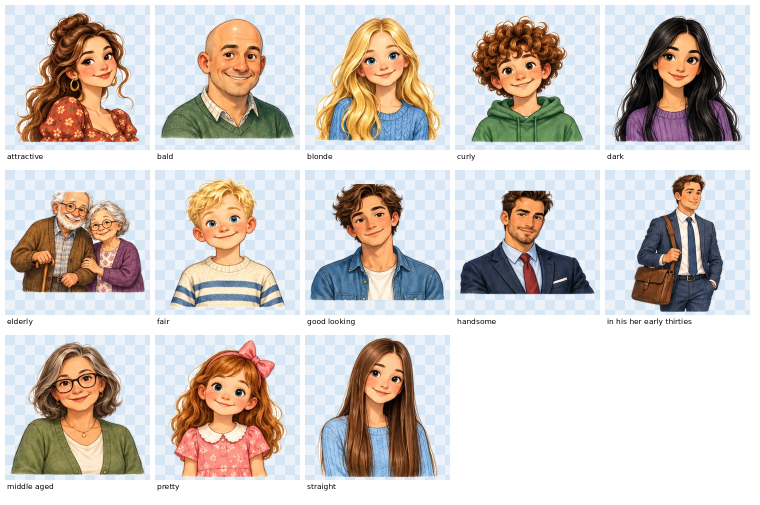
#> input picture tools/vocab-images/p4/preview/1.png, 1520 x 1010 px, given in place of 1.webp, which was not available (shown at 1/2 size)
$ python recut_zahod2.py
#> lines starting #> are read from the running program, lines starting #| are printed output that depends on the picture; after the words box and inside, x2 and y2 are one past the last pixel; in counts of white or black regions, pixels touching at a corner belong together; pictures that were not available may be replaced by others from this repository, and a replacement may not be noted
### tools/vocab-images/lib.py
import os, re
import numpy as np
from PIL import Image
from scipy.ndimage import label, binary_dilation, binary_erosion, binary_fill_holes

def fname(w):
    return re.sub(r"[^A-Za-z0-9]+", "_", w).strip("_") + '.png'

def min_rgb_of(im):
    arr = np.array(im.convert('RGB')).astype(np.int32)
    return np.minimum(np.minimum(arr[...,0], arr[...,1]), arr[...,2]).astype(np.uint8)

# порог фона: 240 — как было; строже (250 + бесцветность) — для листов, где
# белое внутри рисунка (облака, экраны, бумага) уходило вместе с фоном
BG_MIN, BG_GREY = 240, 255
# KEEP_SOFT: маска рисунка — всё непрозрачное, что связано с тёмными частями,
# а не только пиксели темнее 235 (+grow). Иначе белая середина облака пропадает.
KEEP_SOFT = False

def widen_keep(alpha, m):
    if not KEEP_SOFT:
        return m
    lab, n = label(alpha > 0)
    ids = np.unique(lab[m & (alpha > 0)]); ids = ids[ids > 0]
    return m | np.isin(lab, ids)

def make_soft_transparent(im):
    arr = np.array(im.convert('RGBA'))
    r,g,b = arr[...,0].astype(np.int32), arr[...,1].astype(np.int32), arr[...,2].astype(np.int32)
    min_rgb = np.minimum(np.minimum(r,g),b).astype(np.uint8)
    bg = (min_rgb >= BG_MIN) & ((np.maximum(np.maximum(r,g),b) - min_rgb) <= BG_GREY)
    labeled,_ = label(bg)
    edge=set(); h,w = labeled.shape
    for y in [0,h-1]: edge.update(np.unique(labeled[y,:]).tolist())
    for x in [0,w-1]: edge.update(np.unique(labeled[:,x]).tolist())
    edge.discard(0)
    true_bg = np.isin(labeled, list(edge))
    obj = ~true_bg
    dil = binary_dilation(obj, iterations=2)
    alpha = np.zeros_like(min_rgb, dtype=np.float32)
    alpha[obj]=255
    tr = dil & ~obj
    alpha[tr] = np.clip((255-min_rgb[tr].astype(np.float32))*8,0,255)
    out = arr.copy(); out[...,3]=alpha.astype(np.uint8)
    return Image.fromarray(out,'RGBA')

def to_square(obj, size=300, pad=6):
    canvas = Image.new('RGBA',(size,size),(0,0,0,0))
    inner = size-pad*2
    ow,oh = obj.size
    if max(ow,oh)>inner:
        s = inner/max(ow,oh)
        obj = obj.resize((max(1,int(ow*s)),max(1,int(oh*s))), Image.LANCZOS)
    w,h = obj.size
    canvas.paste(obj, ((size-w)//2,(size-h)//2), obj)
    return canvas

def clusters_of(sheet, y0, y1, min_area=600, thr=235, gap=40):
    im = Image.open(sheet).convert('RGB'); mr = min_rgb_of(im)
    reg = mr[y0:y1,:] < thr
    lab,n = label(reg)
    comps=[]
    for i in range(1,n+1):
        ys,xs = np.where(lab==i)
        if len(ys)<min_area: continue
        comps.append((xs.min(), xs.max()+1, ys.min(), ys.max()+1, i))
    comps.sort()
    cl=[]
    for c in comps:
        if cl and c[0] <= cl[-1]['x1']+gap:
            k=cl[-1]; k['x0']=min(k['x0'],c[0]); k['x1']=max(k['x1'],c[1])
            k['y0']=min(k['y0'],c[2]); k['y1']=max(k['y1'],c[3]); k['ids'].append(c[4])
        else:
            cl.append(dict(x0=c[0],x1=c[1],y0=c[2],y1=c[3],ids=[c[4]]))
    return im, mr, reg, lab, cl

def row(sheet, y0, y1, words, outdir, min_area=600, pad=6, grow=3, thr=235, gap=40):
    im,mr,reg,lab,cl = clusters_of(sheet,y0,y1,min_area,thr,gap)
#> in clusters_of, im is the input picture: PIL image 1520x1010 RGB; mean R, G, B 208.7, 201.4, 196.8
#> in clusters_of, `reg = mr[y0:y1,:] < thr`:
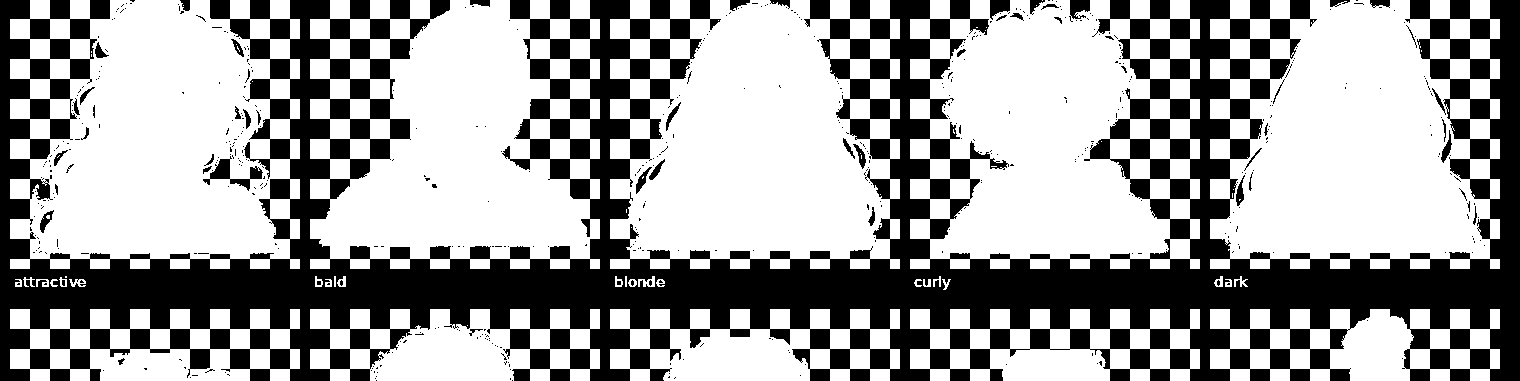
#> reg: shape (381, 1520) bool; 62.4% white; 542 black regions (493 under 20 px), largest, box (x1, y1, x2, y2) and area: (0, 0, 1520, 381) 212284, (203, 156, 263, 191) 605, (1069, 0, 1090, 22) 291
#> in clusters_of, `lab,n = label(reg)`: lab: shape (381, 1520) int32; 438 distinct labels, from 0 to 437
#> in clusters_of, `lab,n = label(reg)`: n = 437
#> the loop in clusters_of, `for i in range(1,n+1):` made 437 passes
#> (ys, xs) on passes 19, 27, 28: ([0], [1042]), ([1, 1, 1], [1344, 1345, 1346]), ([2], [773])
#> after the loop in clusters_of, `for i in range(1,n+1):`: comps = 302 items, first 6: (30, 50, 0, 19, 1), (70, 90, 0, 19, 2), (10, 290, 0, 259, 3), (230, 250, 0, 19, 4), (270, 290, 0, 19, 5), (330, 350, 0, 19, 6)
#> the loop in clusters_of, `for c in comps:` made 302 passes
#> c on passes 2 to 3: (10, 30, 59, 79, 96), (10, 30, 99, 119, 130)
#> c on passes 1, 4, 5, 6, 7, 8: (10, 30, 19, 39, 36), (10, 30, 139, 159, 173), (10, 30, 179, 199, 215), (10, 30, 259, 269, 258), (10, 30, 309, 329, 321), (10, 30, 349, 369, 392)
#> after the loop in clusters_of, `for c in comps:`: cl = 1 item
#|   MISMATCH out/2.1 y31-412: 1 vs 5
#> in clusters_of (call 2), `reg = mr[y0:y1,:] < thr`: reg: shape (392, 1520) bool; 49.2% white; 70 white regions (27 under 20 px), largest, box (x1, y1, x2, y2) and area: (310, 164, 600, 392) 51351, (10, 164, 300, 392) 50441, (610, 164, 900, 392) 49674
#> in clusters_of (call 2), `lab,n = label(reg)`: lab: shape (392, 1520) int32; 286 distinct labels, from 0 to 285
#> the loop in clusters_of (call 2), `for i in range(1,n+1):` made 285 passes
#> (ys, xs) on passes 20, 23, 24: ([0], [1442]), ([1], [279]), ([3], [420])
#> the loop in clusters_of (call 2), `for c in comps:` made 188 passes
#> c on passes 2 to 3: (10, 30, 74, 94, 60), (10, 30, 114, 124, 86)
#> c on passes 1, 4, 5, 6, 7, 8: (10, 30, 34, 54, 34), (10, 30, 164, 184, 168), (10, 30, 204, 224, 201), (10, 30, 244, 264, 226), (10, 30, 284, 304, 247), (10, 30, 324, 344, 266)
#|   MISMATCH out/2.1 y506-898: 1 vs 4
#> call 3 of clusters_of, with sheet = './2.webp', y0 = 51, y1 = 424, min_area = 150, thr = 235, gap = 12
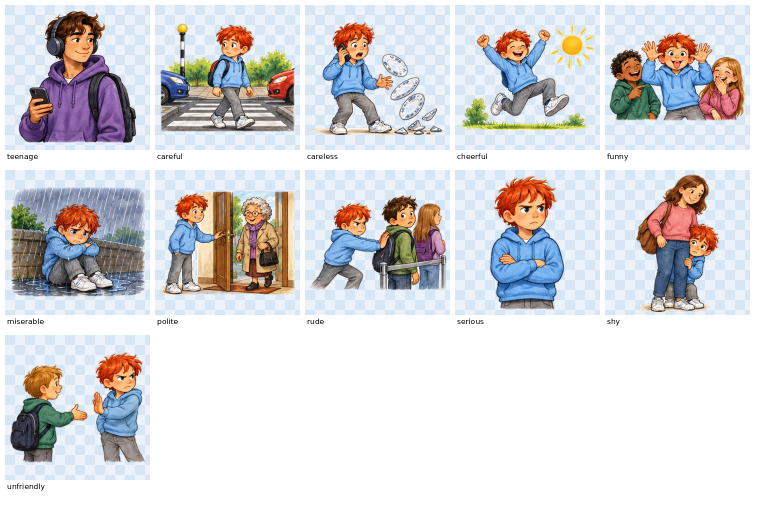
#> input picture tools/vocab-images/p4/preview/2.png, 1520 x 1010 px, given in place of 2.webp, which was not available (shown at 1/2 size)
#> in clusters_of, im is the input picture: PIL image 1520x1010 RGB; mean R, G, B 215, 214.2, 216.8
#> in clusters_of (call 3), `reg = mr[y0:y1,:] < thr`: reg: shape (373, 1520) bool; 61% white; 520 black regions (441 under 20 px), largest, box (x1, y1, x2, y2) and area: (0, 0, 1520, 373) 207920, (370, 0, 440, 70) 2083, (734, 125, 830, 206) 1832
#> in clusters_of (call 3), `lab,n = label(reg)`: lab: shape (373, 1520) int32; 457 distinct labels, from 0 to 456
#> in clusters_of (call 3), `lab,n = label(reg)`: n = 456
#> the loop in clusters_of (call 3), `for i in range(1,n+1):` made 456 passes
#> (ys, xs) on passes 30, 46, 47: ([16], [206]), ([21], [1075]), ([33, 34, 35, 36], [91, 91, 91, 91])
#> after the loop in clusters_of (call 3), `for i in range(1,n+1):`: comps = 269 items, first 6: (10, 30, 0, 19, 1), (50, 70, 0, 19, 2), (30, 290, 0, 239, 3), (250, 270, 0, 19, 4), (290, 300, 0, 19, 5), (310, 330, 0, 19, 6)
#> the loop in clusters_of (call 3), `for c in comps:` made 269 passes
#> c on passes 2 to 4: (10, 30, 39, 59, 49), (10, 30, 79, 99, 97), (10, 30, 119, 139, 132)
#> c on passes 1, 5, 6, 7, 8, 9: (10, 30, 0, 19, 1), (10, 30, 159, 179, 182), (10, 30, 199, 219, 225), (10, 30, 239, 249, 271), (10, 30, 289, 309, 340), (10, 300, 309, 373, 381)
#|   MISMATCH out/1.1 y51-424: 1 vs 5
#> call 4 of clusters_of, with sheet = './2.webp', y0 = 512, y1 = 868, min_area = 150, thr = 235, gap = 3
#> in clusters_of (call 4), `reg = mr[y0:y1,:] < thr`: reg: shape (356, 1520) bool; 30.7% white; 43 white regions (13 under 20 px), largest, box (x1, y1, x2, y2) and area: (10, 158, 300, 356) 41181, (10, 0, 300, 118) 27282, (310, 0, 600, 118) 26381
#> in clusters_of (call 4), `lab,n = label(reg)`:
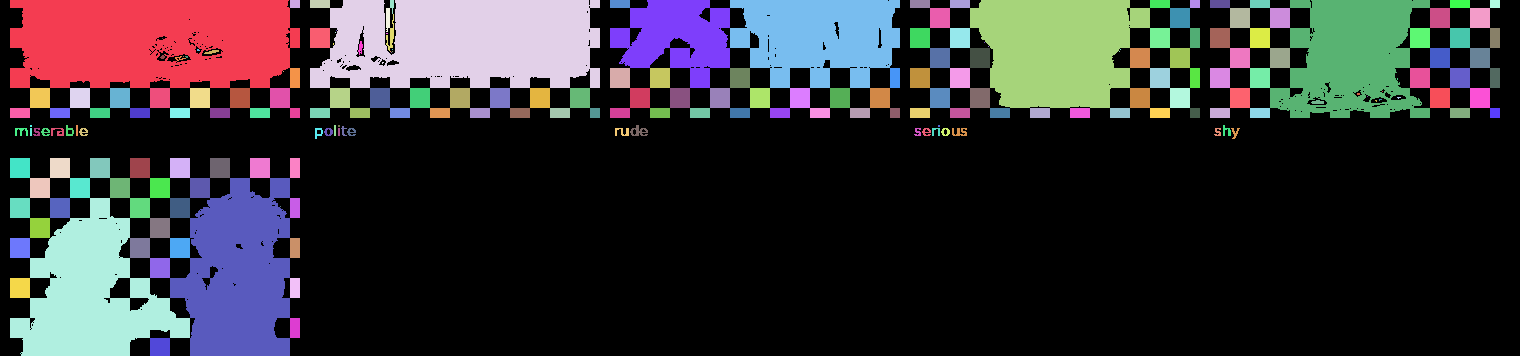
#> lab: shape (356, 1520) int32; 213 distinct labels, from 0 to 212; one colour per label, 0 black
#> in clusters_of (call 4), `lab,n = label(reg)`: n = 212
#> the loop in clusters_of (call 4), `for i in range(1,n+1):` made 212 passes
#> (ys, xs) on passes 37 to 39: ([30], [336]), ([32], [335]), ([33, 33], [386, 387])
#> after the loop in clusters_of (call 4), `for i in range(1,n+1):`: comps = 142 items, first 6: (10, 300, 0, 88, 1), (310, 330, 0, 8, 3), (310, 600, 0, 88, 4), (610, 630, 0, 8, 6), (610, 730, 0, 88, 7), (730, 900, 0, 88, 8)
#> the loop in clusters_of (call 4), `for c in comps:` made 142 passes
#> c on passes 2, 49, 50: (10, 30, 158, 178, 180), (310, 330, 28, 48, 27), (310, 330, 108, 118, 125)
#> c on passes 1, 3, 4, 5, 6, 7: (10, 30, 108, 118, 117), (10, 30, 198, 218, 194), (10, 30, 238, 258, 203), (10, 30, 278, 298, 208), (10, 190, 198, 356, 196), (10, 300, 0, 88, 1)
#> after the loop in clusters_of (call 4), `for c in comps:`: cl = 5 items
#> the loop in row (call 4), `for k,w in zip(cl,words):` made 5 passes
#> (ax0, ax1, ay1, oh in to_square, s in to_square) on passes 1 to 5: (4, 306, 356, 356, 0.809), (304, 606, 124, 124, 0.954), (604, 906, 124, 124, 0.954), (904, 1206, 124, 124, 0.954), (1204, 1506, 124, 124, 0.954)
#> pass 1, in make_soft_transparent, `r,g,b = arr[...,0].astype(np.int32), arr[...,1].astype(np.int32), arr[..`:
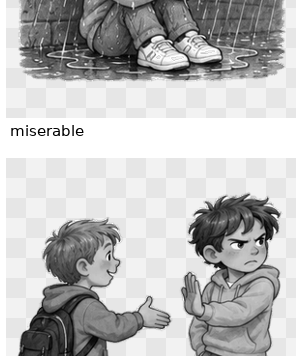
#> g: shape (356, 302) int32; min 0, max 255, mean 188.7
#> after the loop in row (call 4), `for k,w in zip(cl,words):`: keep: shape (356, 1520) bool; 5.4% white; 1 white region, box (x1, y1, x2, y2) and area: (1207, 0, 1503, 121) 29260
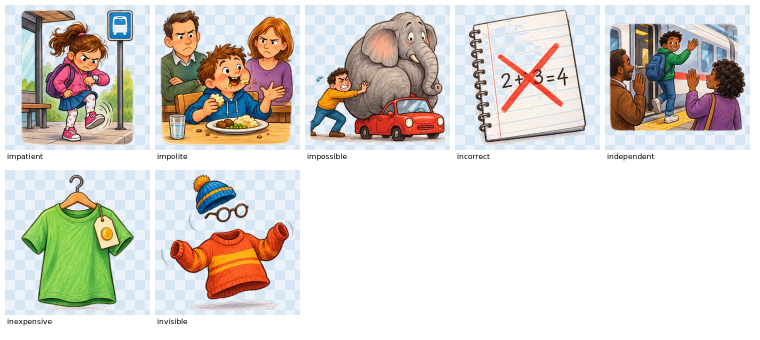
#> input picture tools/vocab-images/p4/preview/3.png, 1520 x 680 px, given in place of 3.webp, which was not available (shown at 1/2 size)
#> in clusters_of, im is the input picture: PIL image 1520x680 RGB; mean R, G, B 217.5, 212.7, 207.1
#> in clusters_of (call 5), `reg = mr[y0:y1,:] < thr`: reg: shape (359, 1520) bool; 59% white; 616 black regions (519 under 20 px), largest, box (x1, y1, x2, y2) and area: (0, 0, 1520, 359) 205506, (397, 0, 510, 55) 2282, (190, 0, 234, 118) 1263
#> in clusters_of (call 5), `lab,n = label(reg)`:
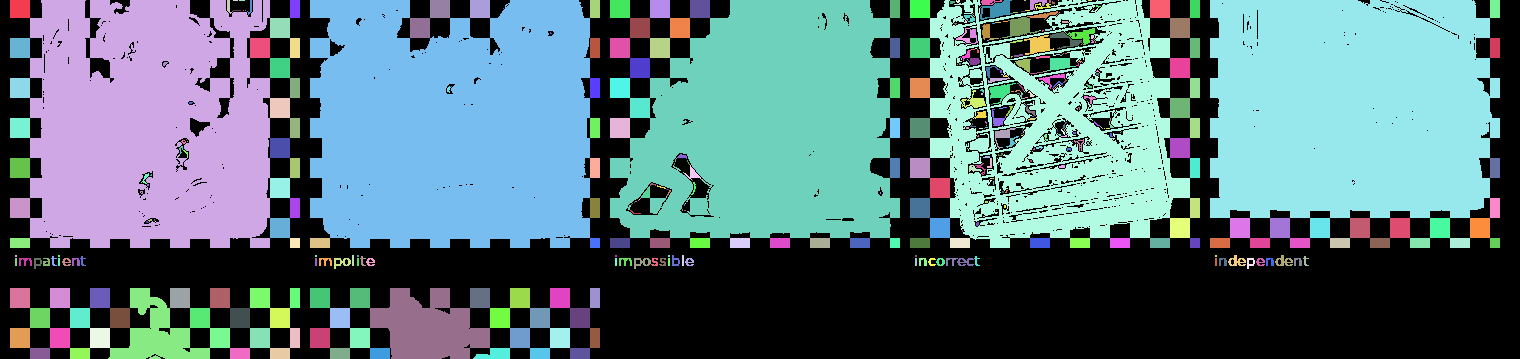
#> lab: shape (359, 1520) int32; 494 distinct labels, from 0 to 493; one colour per label, 0 black
#> in clusters_of (call 5), `lab,n = label(reg)`: n = 493
#> the loop in clusters_of (call 5), `for i in range(1,n+1):` made 493 passes
#> (ys, xs) on passes 4, 5, 19: ([0, 0, 0, 0, 0], [233, 234, 235, 236, 237]), ([0, 0, 0, 0, 0, 0], [239, 240, 241, 242, 243, 244]), ([0, 0, 0, 1, 1, 1, 1, 2, 2], [956, 958, 959, 956, 957, 958, 959, 957, 958])
#> after the loop in clusters_of (call 5), `for i in range(1,n+1):`: comps = 155 items, first 6: (10, 30, 0, 18, 1), (30, 270, 0, 248, 2), (290, 300, 0, 18, 7), (310, 590, 0, 248, 8), (430, 450, 0, 18, 9), (470, 490, 0, 18, 10)
#> the loop in clusters_of (call 5), `for c in comps:` made 155 passes
#> c on passes 2 to 4: (10, 30, 38, 58, 84), (10, 30, 78, 98, 150), (10, 30, 118, 138, 212)
#> c on passes 1, 5, 6, 7, 8, 9: (10, 30, 0, 18, 1), (10, 30, 158, 178, 286), (10, 30, 198, 218, 334), (10, 30, 238, 248, 373), (10, 30, 288, 308, 449), (10, 30, 328, 348, 474)
#|   MISMATCH out/3.1 y52-411: 1 vs 5
    if len(cl)!=len(words):
        print(f'  MISMATCH {outdir} y{y0}-{y1}: {len(cl)} vs {len(words)}')
        return False
    os.makedirs(outdir,exist_ok=True)
    for k,w in zip(cl,words):
        keep=np.zeros_like(reg,dtype=bool)
        for i in k['ids']: keep |= (lab==i)
        keep=binary_dilation(keep,iterations=grow)
        ax0=max(0,k['x0']-pad); ay0=max(0,k['y0']-pad)
        ax1=min(reg.shape[1],k['x1']+pad); ay1=min(reg.shape[0],k['y1']+pad)
        crop=im.crop((ax0,y0+ay0,ax1,y0+ay1))
        rgba=np.array(make_soft_transparent(crop))
        m=widen_keep(rgba[...,3], keep[ay0:ay1,ax0:ax1])
        rgba[...,3]=(rgba[...,3]*m).astype(np.uint8)
        to_square(Image.fromarray(rgba,'RGBA')).save(os.path.join(outdir,fname(w)))
    return True

def row_x(sheet, y0, y1, words, outdir, cuts, min_area=150, pad=6, grow=3, thr=235, fill=(), fill_thr=250, fill_close=5):
    """Как row(), но клетки заданы границами по x (cuts — len(words)-1 значений).
    Для рядов, где соседние рисунки касаются и кластеры по зазору слипаются.
    Граница — число или ступенька (y_листа, x_выше, x_ниже), если рисунки заходят
    друг за друга по горизонтали на разной высоте.
    fill — слова, у которых светлая середина (доска, лист) обведена контуром:
    ей не даём стать прозрачной, заливаем дырки маски."""
#> called with sheet = './3.webp', y0 = 539, y1 = 846, outdir = 'out/3.1', min_area = 150, pad = 6, grow = 3, thr = 235
    im = Image.open(sheet).convert('RGB'); mr = min_rgb_of(im)
    reg = mr[y0:y1, :] < thr
#> reg: shape (141, 1520) bool; 17.5% white; 25 white regions (10 under 20 px), largest, box (x1, y1, x2, y2) and area: (10, 0, 300, 91) 19102, (310, 0, 600, 91) 17788, (47, 101, 64, 112) 94
    H, W = reg.shape
    def bound(c):
        a = np.full(H, c if isinstance(c, (int, np.integer)) else 0)
        if not isinstance(c, (int, np.integer)):
            ys, xt, xb_ = c; k = max(0, min(H, ys - y0)); a[:k] = xt; a[k:] = xb_
        return a
    bs = [np.zeros(H, int)] + [bound(c) for c in cuts] + [np.full(H, W)]
    cols = np.arange(W)[None, :]
    os.makedirs(outdir, exist_ok=True)
    for w, la, lb in zip(words, bs, bs[1:]):
        inside = (cols >= la[:, None]) & (cols < lb[:, None])
        xa, xb = int(la.min()), int(lb.max())
        part = reg & inside
        lab, n = label(part)
        keep = np.zeros_like(reg)
        for i in range(1, n + 1):
            if (lab == i).sum() >= min_area: keep |= (lab == i)
        ys, xx = np.where(keep)
        ax0 = max(xa, xx.min() - pad); ax1 = min(xb, xx.max() + 1 + pad)
        ay0 = max(0, ys.min() - pad); ay1 = min(reg.shape[0], ys.max() + 1 + pad)
        keep = binary_dilation(keep, iterations=grow) & inside
        crop = im.crop((ax0, y0 + ay0, ax1, y0 + ay1))
        rgba = np.array(make_soft_transparent(crop))
        if w in fill:
            light = (mr[y0 + ay0:y0 + ay1, ax0:ax1] < fill_thr) & inside[ay0:ay1, ax0:ax1]
            solid = binary_erosion(binary_fill_holes(binary_dilation(light, iterations=fill_close)), iterations=fill_close)
        else:
            solid = np.zeros((ay1 - ay0, ax1 - ax0), bool)
        m = widen_keep(rgba[..., 3], keep[ay0:ay1, ax0:ax1] & inside[ay0:ay1, ax0:ax1]) & inside[ay0:ay1, ax0:ax1]
        rgba[..., 3] = (rgba[..., 3] * m).astype(np.uint8)
        rgba[..., 3] = np.maximum(rgba[..., 3], solid.astype(np.uint8) * 255)
        to_square(Image.fromarray(rgba, 'RGBA')).save(os.path.join(outdir, fname(w)))
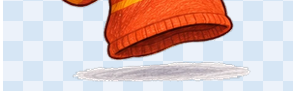
#> crop: PIL image 296x97 RGB; mean R, G, B 219.1, 197.3, 196.4
#> keep: shape (141, 1520) bool; every value is 0
#> rgba: shape (97, 296, 4)
    return True

### tools/vocab-images/recut_zahod2.py
# Нарезка захода 2 Prepare 3. Листы — картинки, вставленные в чат (images/N.webp в scratchpad
# сессии). Полосы взяты из профиля строк; слипшиеся ряды режутся row_x по заданным x.
import sys
from lib import row, row_x
I = sys.argv[1] if len(sys.argv) > 1 else './'
O = 'out/'
row(I+'1.webp', 31, 412, ['chatting','collecting things','cooking','dancing','going out with friends'], O+'2.1', gap=12, min_area=150)
row(I+'1.webp', 506, 898, ['going shopping','listening to music','photography','playing an instrument'], O+'2.1', gap=12, min_area=150)
row(I+'2.webp', 51, 424, ['camp under the stars','climb a tree','explore a cave','kayak down a river','look for fossils'], O+'1.1', gap=12, min_area=150)
row(I+'2.webp', 512, 868, ['pick wild fruit','play in the snow','record birdsong','track wild animals','try rock climbing'], O+'1.1', gap=3, min_area=150)
row(I+'3.webp', 52, 411, ['article','exercise','guess','list','look up'], O+'3.1', gap=12, min_area=150)
# кошка из spell и мальчик из topic заходят друг за друга — граница ступенькой
#> (the run stopped early here; a loop or call above may not have finished)
